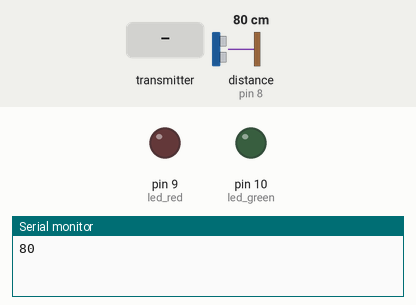
This sketch was run on a simulated Arduino Uno, built with avr-gcc and run on an emulated ATmega328P. Parts: output pins drawn as LEDs (lit = HIGH), the last lines printed to the serial monitor. Wiring (inferred from the names in the program): ultrasonic range finder: trigger pin 4; echo pin 8. The test bench sets the inputs (shaded band); at power-on: distance to the obstacle (sensor on pin 8) 80 cm. The echo pulse lasts 58.3 µs per cm; no radio packets arrive unless stated; pins used as bus, display or sensor lines are not drawn.

Above: at 0.1 s.
At 1.2 s:
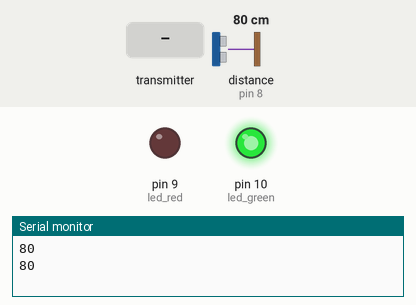
1.3 s: the transmitter starts sending distance_1 = 0
2.9 s: distance to the obstacle (sensor on pin 8) set to 35 cm
7.2 s: the transmitter starts sending distance_1 = 256
11.5 s: the transmitter starts sending distance_1 = 1023
Timing chart, 0 to 14.5 s (numbered marks = the images above; inputs shaded):
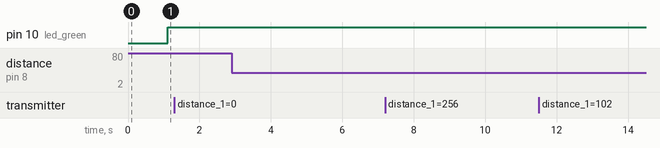

The sketch:

PRO.ino
```cpp
#include <SPI.h>
#include <nRF24L01.h>
#include <RF24.h>

int trig = 4;
int echo = 8;
int led_red = 9;
int led_green = 10;
int timeInMicro;
uint16_t distance_1;
uint16_t distance_2;
RF24 radio(6, 7); // CE, CSN
uint8_t addresses[][5] = {"00001", "00002"};

void setup() {
  pinMode(trig, OUTPUT);
  pinMode(echo, INPUT);
  pinMode(led_red, OUTPUT);
  pinMode(led_green, OUTPUT);
  radio.begin();
  radio.openWritingPipe(addresses[0]); // 00002
  radio.openReadingPipe(1, addresses[1]); // 00001
  radio.setPALevel(RF24_PA_MIN);
  Serial.begin(9600);
}

void loop() {
  delay(50);

  radio.stopListening();
  digitalWrite(trig, LOW);
  delayMicroseconds(2);
  digitalWrite(trig, HIGH);
  delayMicroseconds(10);
  digitalWrite(trig, LOW);

  timeInMicro = pulseIn(echo, HIGH, 10000); // Set timeout to 10ms

  distance_2 = timeInMicro / 29 / 2;
  Serial.println(distance_2);
  bool success = radio.write(&distance_2, sizeof(distance_2));
  if (!success) {
    Serial.println("Transmission failed!");
  }
  delay(50);

  radio.startListening();
  unsigned long start_time = millis();
  while (!radio.available()) {
    if (millis() - start_time > 1000) { // Exit loop after 1 second
      break;
    }
  }
  if (radio.available()) {
    radio.read(&distance_1, sizeof(distance_1));
    Serial.print("Distance_1 received: ");
    Serial.println(distance_1);
    if (distance_1>1 && distance_1 <= 20) {
      digitalWrite(led_red, HIGH);
      digitalWrite(led_green, LOW);
      delay(1500);
    } else {
      digitalWrite(led_green, HIGH);
      digitalWrite(led_red, LOW);
    }
  } else {
    digitalWrite(led_green, HIGH);
    digitalWrite(led_red, LOW);
  }
  Serial.println( );
}
```
